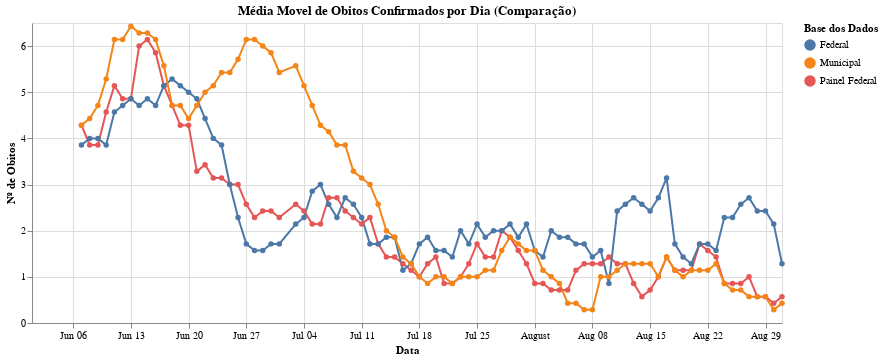

Notebook source saved alongside this figure:
### Markdown cell above
### Média Movel (7 dias) dos Obitos Confirmados

### Code cell
alt.Chart(obitosPorDiaMedMovel).mark_line(point=True).encode(
    alt.X('data:T', title='Data'),
    alt.Y('aplic_por_dia:Q', title='Nº de Obitos'),
    alt.Color('fonte_dados:N', title='Base dos Dados')
).properties(
    width=750,
    title='Média Movel de Obitos Confirmados por Dia (Comparação)'
)

### Figure 1 — Vega-Lite specification as saved in the notebook (floating-point values rounded to 4 significant figures; data arrays with more than 128 entries replaced by an {"elided": "..."} marker saying what was removed)
{"config": {"view": {"continuousWidth": 400, "continuousHeight": 300}}, "data": {"name": "data-1cdc9b1b6b37a97473ba41a6dc115b54"}, "mark": {"type": "line", "point": true}, "encoding": {"color": {"type": "nominal", "field": "fonte_dados", "title": "Base dos Dados"}, "x": {"type": "temporal", "field": "data", "title": "Data"}, "y": {"type": "quantitative", "field": "aplic_por_dia", "title": "Nº de Obitos"}}, "title": "Média Movel de Obitos Confirmados por Dia (Comparação)", "width": 750, "$schema": "https://vega.github.io/schema/vega-lite/v4.8.1.json", "datasets": {"data-1cdc9b1b6b37a97473ba41a6dc115b54": {"elided": "273 records"}}}
